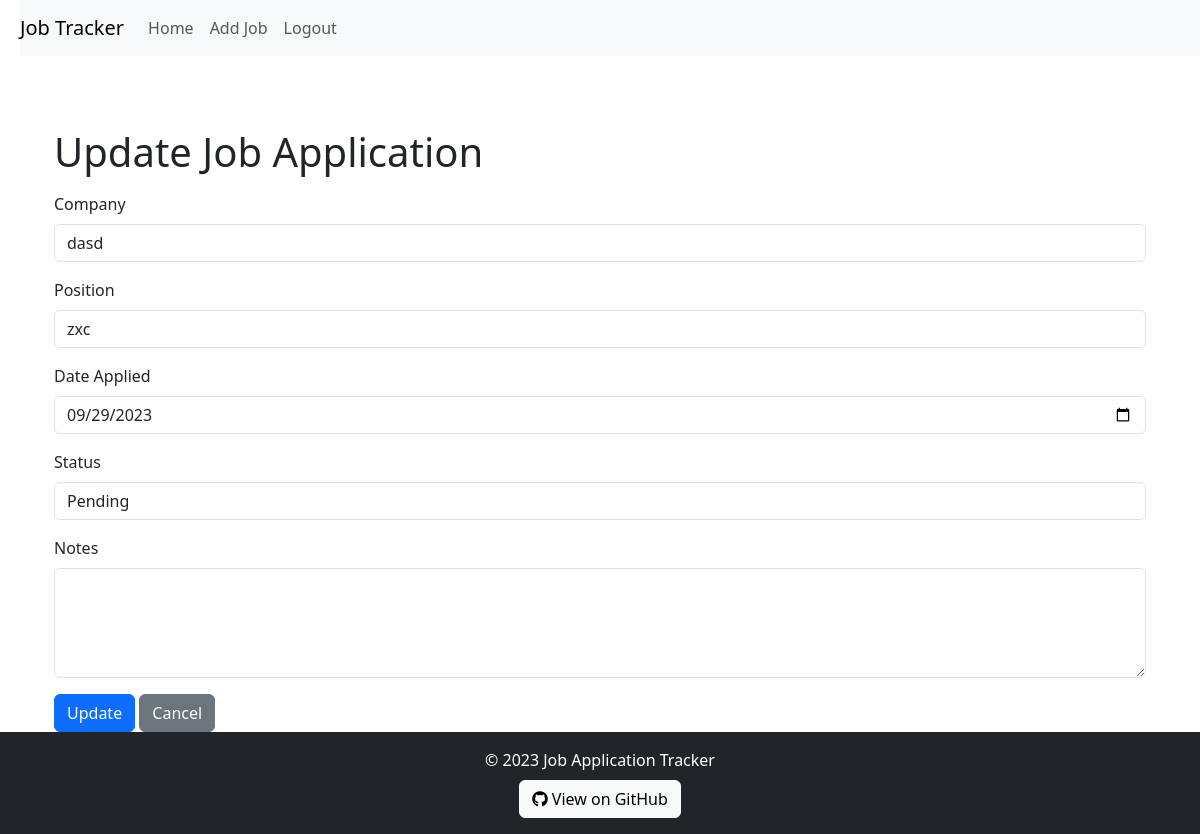
/update/9 (signed in), run on the app's committed database.
### app/models.py (models this page shows)
class JobApplication(db.Model):
    id = db.Column(db.Integer, primary_key=True)
    company = db.Column(db.String(150), nullable=False)
    position = db.Column(db.String(150), nullable=False)
    date_applied = db.Column(db.String(50), nullable=False)
    status = db.Column(db.String(50), default="Pending")
    notes = db.Column(db.Text)
    user_id = db.Column(db.Integer, db.ForeignKey('user.id'))

### app/routes.py (the view, shortened to what this page needs)
@app.route('/update/<int:id>', methods=['POST', 'GET'])
@login_required
def update(id):
    job_application = JobApplication.query.get_or_404(id)
    return render_template('update.html', job_application=job_application)

### app/__init__.py (called while the page is built)
@login_manager.user_loader
def load_user(user_id):
    return User.query.get(int(user_id))

### app/routes.py (called while the page is built)
@app.after_request
def add_cache_control(response):
    response.headers["Cache-Control"] = "no-cache, no-store, must-revalidate"
    response.headers["Pragma"] = "no-cache"
    response.headers["Expires"] = "0"
    return response

@app.context_processor
def make_template_context():
    return dict(get_flashed_messages=get_flashed_messages)

### app/templates/update.html (shortened to what this page needs)
{% extends "base.html" %}
{% block content %}
<div class="container mt-4">
    <h1>Update Job Application</h1>
    <form action="{{ url_for('update', id=job_application.id) }}" method="post" class="mt-3">
        <div class="mb-3">
            <label for="company" class="form-label">Company</label>
            <input type="text" name="company" class="form-control" id="company" value="{{ job_application.company }}" required>
        </div>
        <div class="mb-3">
            <label for="position" class="form-label">Position</label>
            <input type="text" name="position" class="form-control" id="position" value="{{ job_application.position }}" required>
        </div>
        <div class="mb-3">
            <label for="date_applied" class="form-label">Date Applied</label>
            <input type="date" name="date_applied" class="form-control" id="date_applied" value="{{ job_application.date_applied }}" required>
        </div>
        <div class="mb-3">
            <label for="status" class="form-label">Status</label>
            <select name="status" class="form-control" id="status">
                <option value="Pending" {% if job_application.status == "Pending" %} selected {% endif %}>Pending</option>
            </select>
        </div>
        <div class="mb-3">
            <label for="notes" class="form-label">Notes</label>
            <textarea name="notes" class="form-control" id="notes" rows="4">{{ job_application.notes }}</textarea>
        </div>
        <button type="submit" class="btn btn-primary">Update</button>
        <a href="{{ url_for('index') }}" class="btn btn-secondary">Cancel</a>
    </form>
</div>
{% endblock %}

### app/static/css/style.css (style rules this page uses)
body { font-family: 'Roboto', sans-serif; background-color: #f5f5f5; text-align: center; }
.container { height: 100%; }

### data on the page
JobApplication: company "dasd", position "zxc", date_applied "09/29/2023", status "Pending"
